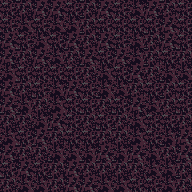

The image is a tile-based game level rendered from a .tmx file. Its description and complete source (layers, tilesets, objects, tile grids) follow:
An orthogonal 12x12 tile map with 16x16 px tiles, 1 tile layer (tile) and 31 objects.

<map version="1.0" tiledversion="1.1.2" orientation="orthogonal" renderorder="right-down" width="12" height="12" tilewidth="16" tileheight="16" infinite="0" nextobjectid="81">
 <tileset firstgid="1" source="tileset.tsx" />
 <layer name="tile" width="12" height="12">
  <data encoding="csv">
9,6,7,7,9,6,7,9,8,7,6,9,
9,8,9,8,8,6,9,9,9,9,7,9,
7,9,8,9,7,6,7,9,8,6,7,9,
7,6,7,8,6,7,9,7,8,6,9,6,
8,9,9,9,9,6,8,9,7,6,8,8,
7,6,9,8,7,9,8,8,6,9,6,9,
7,8,6,8,9,9,6,9,7,8,6,9,
6,6,8,7,9,6,9,6,8,9,9,6,
8,9,7,6,9,9,6,6,8,9,8,7,
7,6,6,8,8,8,7,8,7,8,6,7,
9,7,9,6,7,6,6,6,6,8,8,6,
6,8,8,6,7,7,8,8,9,9,8,6
</data>
 </layer>
 <objectgroup name="creature">
  <object id="78" gid="254" x="64" y="96" width="16" height="16">
   <properties>
    <property name="probability" value="50" />
   </properties>
  </object>
  <object id="79" gid="254" x="96" y="128" width="16" height="16" />
  <object id="80" gid="254" x="96" y="96" width="16" height="16" />
 </objectgroup>
 <objectgroup name="furniture">
  <object id="31" gid="52" x="48" y="32" width="16" height="16" />
  <object id="32" gid="52" x="128" y="32" width="16" height="16" />
  <object id="33" gid="52" x="48" y="176" width="16" height="16" />
  <object id="35" gid="52" x="16" y="144" width="16" height="16" />
  <object id="37" gid="52" x="160" y="64" width="16" height="16" />
  <object id="38" gid="52" x="160" y="144" width="16" height="16" />
  <object id="43" gid="71" x="96" y="64" width="16" height="16" />
  <object id="44" gid="71" x="112" y="80" width="16" height="16" />
  <object id="49" gid="73" x="80" y="96" width="16" height="16" />
  <object id="52" gid="89" x="112" y="64" width="16" height="16" />
  <object id="53" gid="73" x="80" y="64" width="16" height="16" />
  <object id="54" gid="73" x="64" y="176" width="16" height="16" />
  <object id="55" gid="73" x="64" y="48" width="16" height="16" />
  <object id="57" gid="87" x="16" y="80" width="16" height="16" />
  <object id="58" gid="85" x="48" y="48" width="16" height="16" />
  <object id="61" gid="76" x="80" y="80" width="16" height="16" />
  <object id="62" gid="63" x="96" y="80" width="16" height="16" />
  <object id="63" gid="87" x="32" y="128" width="16" height="16" />
  <object id="67" gid="89" x="144" y="144" width="16" height="16" />
  <object id="68" gid="73" x="144" y="160" width="16" height="16" />
  <object id="69" gid="87" x="128" y="160" width="16" height="16" />
  <object id="70" gid="87" x="96" y="112" width="16" height="16" />
  <object id="71" gid="87" x="48" y="80" width="16" height="16" />
  <object id="72" gid="87" x="48" y="160" width="16" height="16" />
  <object id="73" gid="72" x="144" y="64" width="16" height="16" />
  <object id="74" gid="78" x="144" y="80" width="16" height="16" />
  <object id="76" gid="86" x="16" y="64" width="16" height="16" />
  <object id="77" gid="86" x="128" y="176" width="16" height="16" />
 </objectgroup>
 <objectgroup name="description" />
</map>
